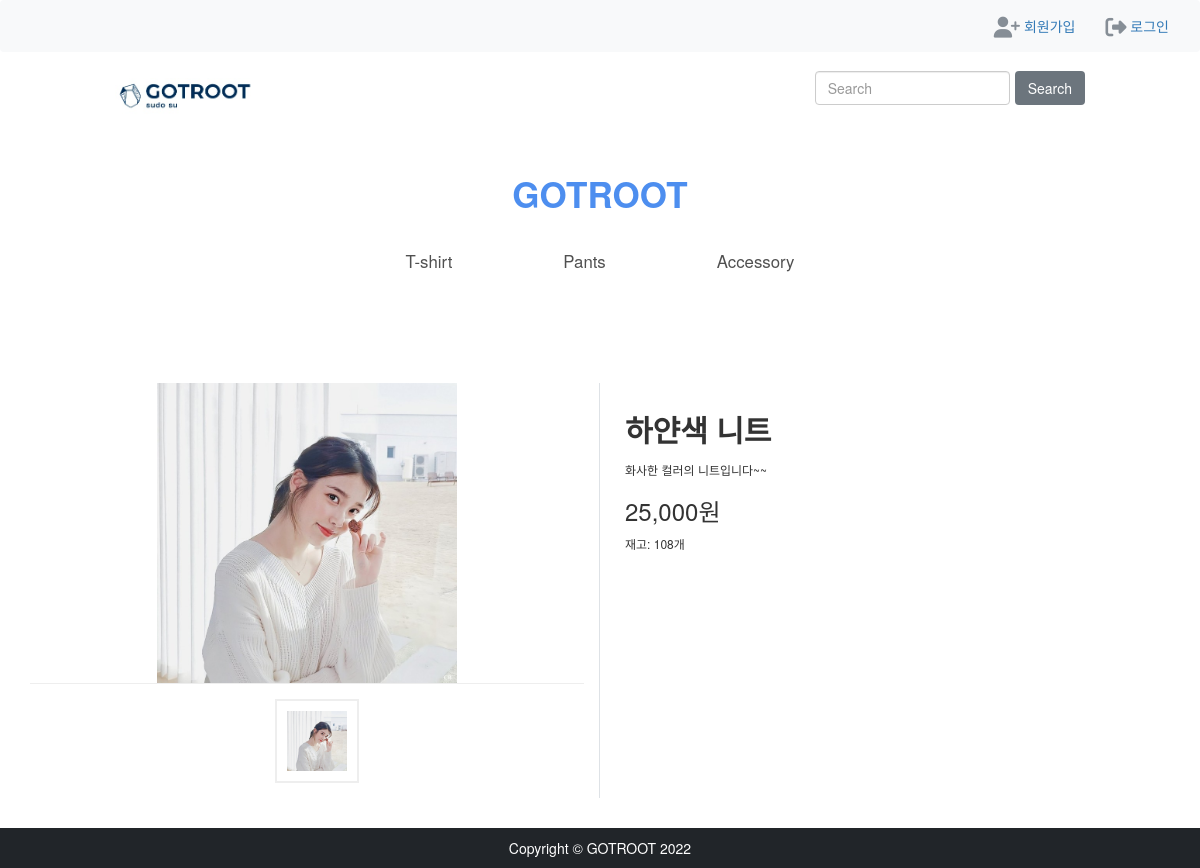
The app's page /2/, older data.
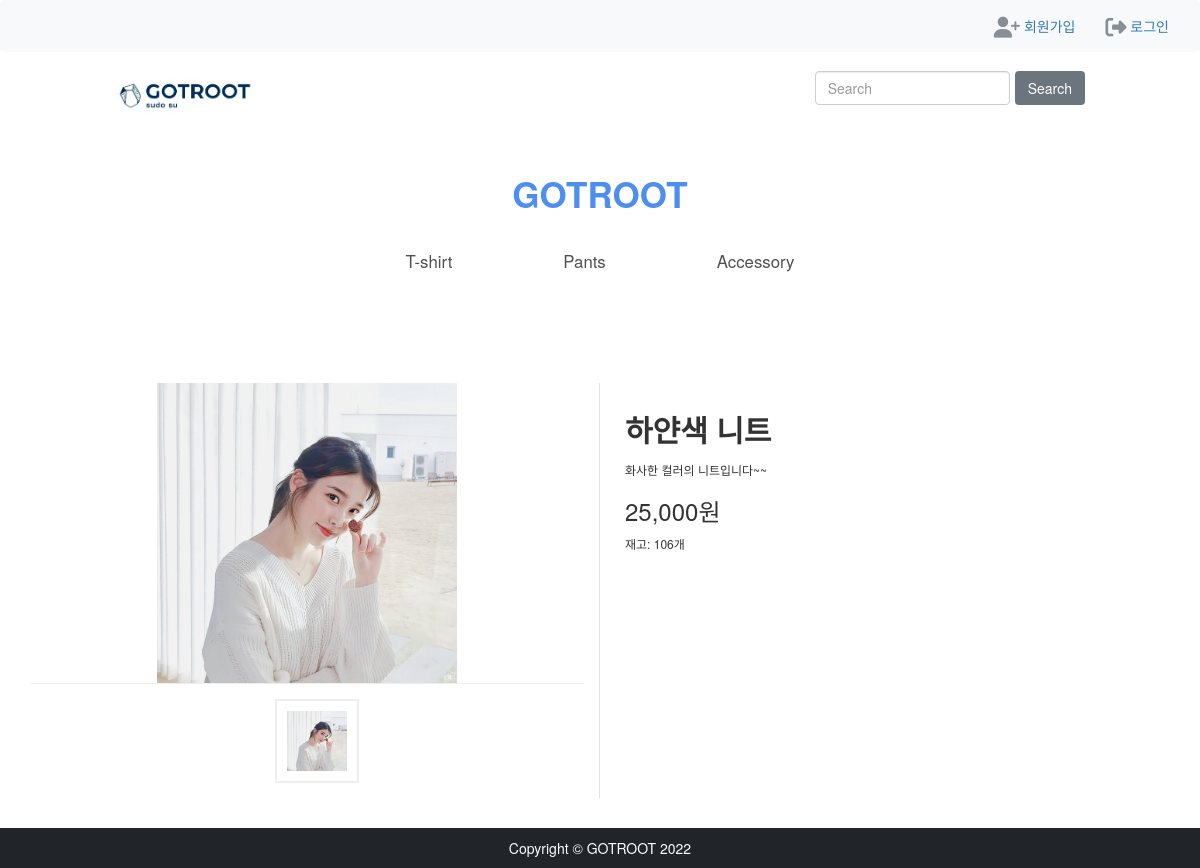
The same page, newer data.
### shop/models.py (models this page shows, shortened)
class Product(models.Model):
    name = models.CharField(max_length=100)
    content = models.TextField(max_length=1000)
    category = models.ForeignKey(Category, on_delete=models.CASCADE)
    stock = models.PositiveIntegerField()
    price = models.IntegerField()
    created_at = models.DateTimeField(auto_now_add=True)
    modified_at = models.DateTimeField(auto_now=True)
    deleted_at = models.DateTimeField(null=True, blank=True)
    @property
    def get_product_image(self):
        try:
            image = self.productimage_set.get(product=self, is_represent=True)
            return image.image.url
        except:
            random_image = choice(ProductImage.objects.filter(product=self))
            return random_image.image.url

class ProductImage(models.Model):
    product = models.ForeignKey(Product, on_delete=models.CASCADE)
    is_represent = models.BooleanField(default=False)
    image = models.ImageField(upload_to=product_image_path)

### shop/views.py (the view)
# urls.py: path('<int:product_id>/', views.detail, name='detail'),
def detail(request, product_id):
    user = request.user
    product = get_object_or_404(Product, pk=product_id)
    products_images = ProductImage.objects.filter(product=product)
    quantity = 1
    return render(request, 'shop/detail.html', {'product': product, 'product_images': products_images, 'user': user})

### gotroot_site/context_processors.py (called while the page is built)
def category_list(request):
    categories = Category.objects.all()
    return {
        "categories": categories
    }

### shop/templates/shop/detail.html (shortened to what this page needs)
{% extends "shop/base.html" %}
{% load humanize %}
{% block content %}
<div class="container mt-5 mb-5">
    <div class="row g-0">
        <div class="col-md-6 border-end">
            <div class="d-flex flex-column justify-content-center">
                <div class="main_image">
                    <img src="{{ product.get_product_image }}" id="main_product_image" height="300">
                </div>
                <div class="thumbnail_images">
                    <ul id="thumbnail">
                        {% for image in product_images %}
                        <li><img onclick="changeImage(this)" src="{{ image.image.url }}" height="60"></li>
                        {% endfor %}
                    </ul>
                </div>
            </div>
        </div>
        <div class="col-md-6">
            <div class="p-3 right-side">
                <div class="d-flex justify-content-between align-items-center">
                    <h2><b>{{ product.name }}</b></h2>
                </div>
                <div class="mt-2 pr-3 content">
                    <p>{{ product.content }}</p>
                </div>
                <h3>{{ product.price|intcomma }}원</h3>
                <p>재고: {{ product.stock }}개</p>
            </div>
        </div>
    </div>
</div>
{% endblock content %}

Row changes from the older to the newer data that the page shows:
changed Product "하얀색 니트": stock "108" → "106"
